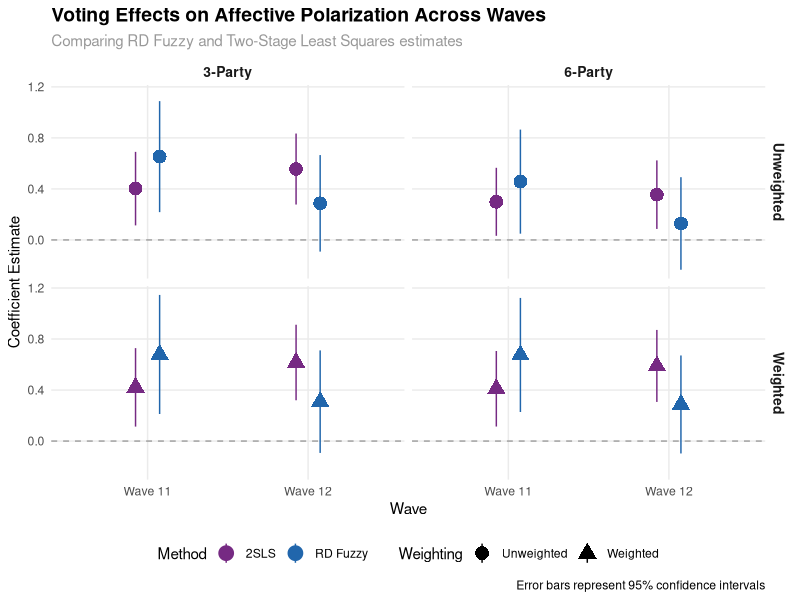
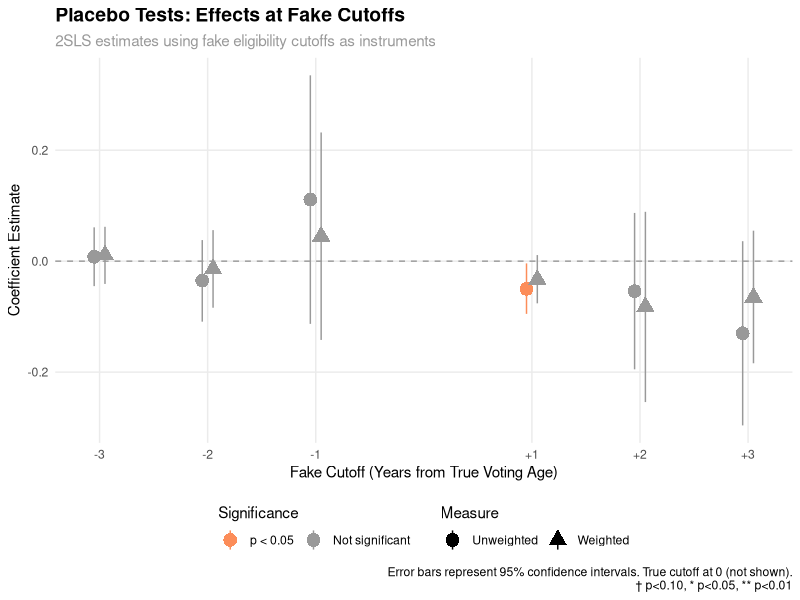

Generate these figures, in order, with R:
## ---- chunk 1
#| label: fig-results-comparison
#| fig-cap: "Effects of Voting Eligibility and Voting on Affective Polarization Across Waves and Specifications"
#| fig-width: 12
#| fig-height: 8
#| echo: false

library(tidyverse)
library(ggplot2)

# Create the data
results_data <- tibble(
  wave = rep(c("Wave 11", "Wave 12"), each = 16),
  party_measure = rep(c(rep("3-Party", 8), rep("6-Party", 8)), 2),
  weighting = rep(c(rep("Unweighted", 4), rep("Weighted", 4)), 4),
  treatment = rep(c("Eligibility", "Eligibility", "Voting", "Voting"), 8),
  method = rep(c("RD (Sharp)", "ITT Effect", "RD (Fuzzy)", "2SLS"), 8),
  coefficient = c(
    # Wave 11, 3-Party, Unweighted
    0.477, 0.312, 0.653, 0.402,
    # Wave 11, 3-Party, Weighted  
    0.501, 0.339, 0.679, 0.421,
    # Wave 11, 6-Party, Unweighted
    0.342, 0.178, 0.457, 0.299,
    # Wave 11, 6-Party, Weighted
    0.498, 0.317, 0.675, 0.410,
    # Wave 12, 3-Party, Unweighted
    0.164, 0.245, 0.287, 0.556,
    # Wave 12, 3-Party, Weighted
    0.168, 0.265, 0.309, 0.616,
    # Wave 12, 6-Party, Unweighted
    0.066, 0.137, 0.129, 0.355,
    # Wave 12, 6-Party, Weighted
    0.154, 0.254, 0.287, 0.589
  ),
  se = c(
    # Wave 11, 3-Party, Unweighted
    0.160, 0.128, 0.222, 0.147,
    # Wave 11, 3-Party, Weighted
    0.171, 0.136, 0.238, 0.157,
    # Wave 11, 6-Party, Unweighted
    0.147, 0.114, 0.208, 0.136,
    # Wave 11, 6-Party, Weighted
    0.165, 0.131, 0.228, 0.151,
    # Wave 12, 3-Party, Unweighted
    0.119, 0.095, 0.193, 0.142,
    # Wave 12, 3-Party, Weighted
    0.128, 0.105, 0.205, 0.151,
    # Wave 12, 6-Party, Unweighted
    0.112, 0.091, 0.185, 0.137,
    # Wave 12, 6-Party, Weighted
    0.122, 0.100, 0.196, 0.144
  ),
  significance = c(
    # Wave 11, 3-Party, Unweighted
    "**", "*", "**", "**",
    # Wave 11, 3-Party, Weighted
    "**", "*", "**", "**", 
    # Wave 11, 6-Party, Unweighted
    "*", "", "*", "*",
    # Wave 11, 6-Party, Weighted
    "**", "*", "**", "**",
    # Wave 12, 3-Party, Unweighted
    "", "**", "", "***",
    # Wave 12, 3-Party, Weighted
    "", "*", "", "***",
    # Wave 12, 6-Party, Unweighted
    "", "", "", "**",
    # Wave 12, 6-Party, Weighted
    "", "*", "", "***"
  )
) %>%
  mutate(
    ci_lower = coefficient - 1.96 * se,
    ci_upper = coefficient + 1.96 * se,
    sig_level = case_when(
      significance == "***" ~ "p < 0.001",
      significance == "**" ~ "p < 0.01", 
      significance == "*" ~ "p < 0.05",
      TRUE ~ "Not significant"
    ),
    sig_level = factor(sig_level, levels = c("p < 0.001", "p < 0.01", "p < 0.05", "Not significant")),
    treatment_method = paste(treatment, method, sep = " - "),
    wave_party = paste(wave, party_measure, sep = " - "),
    specification = paste(party_measure, weighting, sep = " - ")
  )

# Filter for only RD Fuzzy and 2SLS methods
plot_data <- results_data %>%
  filter(method %in% c("RD (Fuzzy)", "2SLS"))


# Alternative visualization focusing on voting effects only
treatment_plot <- results_data %>%
  filter(method %in% c("RD (Fuzzy)", "2SLS"), treatment == "Voting") %>%
  mutate(
    method_clean = case_when(
      method == "RD (Fuzzy)" ~ "RD Fuzzy",
      method == "2SLS" ~ "2SLS"
    ),
    party_weight = paste(party_measure, weighting, sep = "\n"),
    # Create ordering factor for facets
    party_order = case_when(
      party_measure == "3-Party" ~ 1,
      party_measure == "6-Party" ~ 2
    ),
    party_weight = fct_reorder(party_weight, party_order)
  )

ggplot(treatment_plot, aes(x = wave, y = coefficient, 
                          color = method_clean, shape = weighting)) +
  geom_hline(yintercept = 0, linetype = "dashed", color = "gray50", alpha = 0.7) +
  geom_pointrange(aes(ymin = ci_lower, ymax = ci_upper),
                 position = position_dodge(width = 0.3), size = 1) +
  facet_grid(weighting ~ party_measure) +
  scale_color_manual(values = c("RD Fuzzy" = "#2166ac", "2SLS" = "#762a83"),
                    name = "Method") +
  scale_shape_manual(values = c("Unweighted" = 16, "Weighted" = 17),
                    name = "Weighting") +
  labs(
    title = "Voting Effects on Affective Polarization Across Waves",
    subtitle = "Comparing RD Fuzzy and Two-Stage Least Squares estimates",
    x = "Wave",
    y = "Coefficient Estimate",
    caption = "Error bars represent 95% confidence intervals"
  ) +
  theme_minimal() +
  theme(
    strip.text = element_text(face = "bold", size = 10),
    legend.position = "bottom",
    panel.grid.minor = element_blank(),
    plot.title = element_text(face = "bold", size = 14),
    plot.subtitle = element_text(size = 11, color = "gray60")
  )

## ---- chunk 2
#| label: fig-placebo-tests
#| fig-cap: "Placebo Tests: Effects of Salient Voting at Fake Cutoffs"
#| fig-width: 10
#| fig-height: 6
#| echo: false

library(tidyverse)
library(ggplot2)
library(forcats)

# Create the placebo test data
placebo_data <- tibble(
  fake_cutoff = c(-3, -3, -2, -2, -1, -1, 1, 1, 2, 2, 3, 3),
  outcome = c("affpol_un", "affpol_w", "affpol_un", "affpol_w", 
              "affpol_un", "affpol_w", "affpol_un", "affpol_w",
              "affpol_un", "affpol_w", "affpol_un", "affpol_w"),
  coefficient = c(0.008, 0.011, -0.035, -0.014, 0.111, 0.045, 
                  -0.050, -0.033, -0.054, -0.082, -0.130, -0.065),
  std_error = c(0.027, 0.026, 0.037, 0.036, 0.114, 0.096,
                0.023, 0.022, 0.072, 0.088, 0.085, 0.061),
  p_value = c(0.773, 0.683, 0.345, 0.694, 0.333, 0.636,
              0.033, 0.142, 0.455, 0.347, 0.124, 0.288),
  n_obs = c(7631, 7631, 9215, 9215, 10648, 10648,
            12419, 12419, 12820, 12820, 13298, 13298),
  ci_lower = c(-0.045, -0.041, -0.109, -0.084, -0.113, -0.142,
               -0.095, -0.076, -0.195, -0.254, -0.296, -0.184),
  ci_upper = c(0.061, 0.062, 0.038, 0.056, 0.335, 0.232,
               -0.004, 0.011, 0.087, 0.089, 0.036, 0.055)
) %>%
  mutate(
    outcome_clean = case_when(
      outcome == "affpol_un" ~ "Unweighted",
      outcome == "affpol_w" ~ "Weighted"
    ),
    significance = case_when(
      p_value < 0.01 ~ "**",
      p_value < 0.05 ~ "*",
      p_value < 0.10 ~ "†",
      TRUE ~ ""
    ),
    sig_level = case_when(
      p_value < 0.01 ~ "p < 0.01",
      p_value < 0.05 ~ "p < 0.05", 
      p_value < 0.10 ~ "p < 0.10",
      TRUE ~ "Not significant"
    ),
    sig_level = factor(sig_level, levels = c("p < 0.01", "p < 0.05", "p < 0.10", "Not significant"))
  )

# Create the plot
ggplot(placebo_data, aes(x = fake_cutoff, y = coefficient, 
                        color = sig_level, shape = outcome_clean)) +
  geom_hline(yintercept = 0, linetype = "dashed", color = "gray50", alpha = 0.7) +
  geom_pointrange(aes(ymin = ci_lower, ymax = ci_upper),
                 position = position_dodge(width = 0.2), size = 1) +
  scale_color_manual(values = c("p < 0.01" = "#d73027", 
                               "p < 0.05" = "#fc8d59", 
                               "p < 0.10" = "#fee08b", 
                               "Not significant" = "#999999"),
                    name = "Significance") +
  scale_shape_manual(values = c("Unweighted" = 16, "Weighted" = 17),
                    name = "Measure") +
  scale_x_continuous(breaks = c(-3, -2, -1, 1, 2, 3),
                    labels = c("-3", "-2", "-1", "+1", "+2", "+3")) +
  labs(
    title = "Placebo Tests: Effects at Fake Cutoffs",
    subtitle = "2SLS estimates using fake eligibility cutoffs as instruments",
    x = "Fake Cutoff (Years from True Voting Age)",
    y = "Coefficient Estimate",
    caption = "Error bars represent 95% confidence intervals. True cutoff at 0 (not shown).\n† p<0.10, * p<0.05, ** p<0.01"
  ) +
  theme_minimal() +
  theme(
    legend.position = "bottom",
    legend.box = "horizontal",
    panel.grid.minor = element_blank(),
    plot.title = element_text(face = "bold", size = 14),
    plot.subtitle = element_text(size = 11, color = "gray60")
  ) +
  guides(
    color = guide_legend(override.aes = list(shape = 16), 
                        title.position = "top", nrow = 1),
    shape = guide_legend(title.position = "top", nrow = 1)
  )


